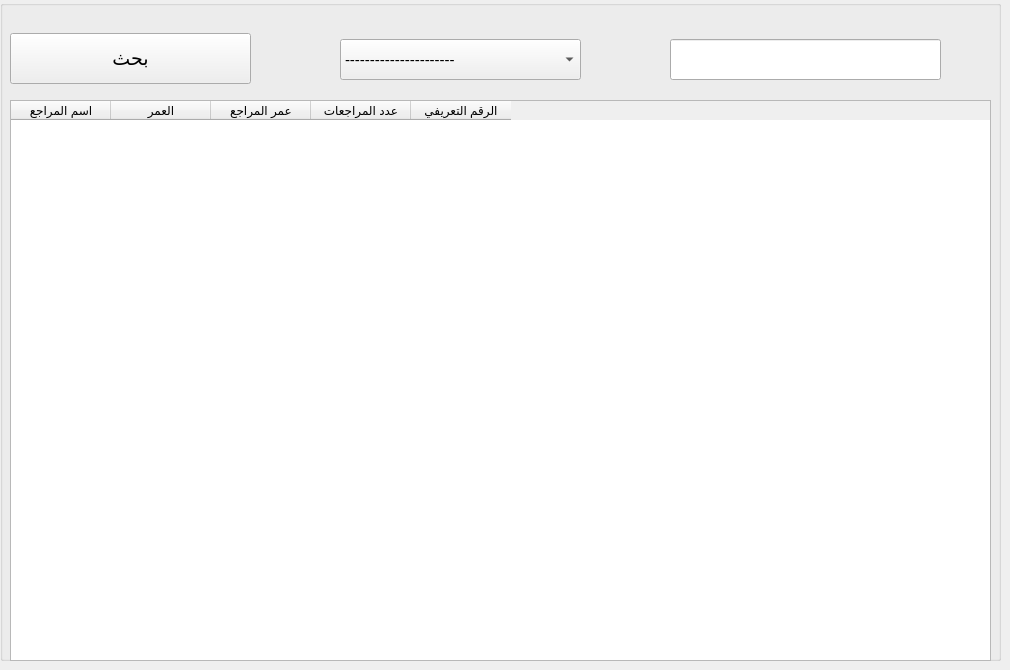
      <widget class="QWidget" name="tab_17">
       <attribute name="title">
        <string>كل المراجعين</string>
       </attribute>
       <widget class="QGroupBox" name="groupBox_5">
        <property name="geometry">
         <rect>
          <x>0</x>
          <y>0</y>
          <width>1001</width>
          <height>661</height>
         </rect>
        </property>
        <property name="title">
         <string/>
        </property>
        <widget class="QLineEdit" name="lineEdit_9">
         <property name="geometry">
          <rect>
           <x>670</x>
           <y>39</y>
           <width>271</width>
           <height>41</height>
          </rect>
         </property>
         <property name="font">
          <font>
           <pointsize>13</pointsize>
          </font>
         </property>
         <property name="placeholderText">
          <string/>
         </property>
        </widget>
        <widget class="QComboBox" name="comboBox_5">
         <property name="geometry">
          <rect>
           <x>340</x>
           <y>39</y>
           <width>241</width>
           <height>41</height>
          </rect>
         </property>
         <property name="font">
          <font>
           <pointsize>11</pointsize>
          </font>
         </property>
         <item>
          <property name="text">
           <string>----------------------</string>
          </property>
         </item>
        </widget>
        <widget class="QPushButton" name="pushButton_12">
         <property name="geometry">
          <rect>
           <x>10</x>
           <y>33</y>
           <width>241</width>
           <height>51</height>
          </rect>
         </property>
         <property name="font">
          <font>
           <family>Segoe UI</family>
           <pointsize>14</pointsize>
          </font>
         </property>
         <property name="text">
          <string>بحث</string>
         </property>
        </widget>
        <widget class="QTableWidget" name="tableWidget_2">
         <property name="geometry">
          <rect>
           <x>10</x>
           <y>100</y>
           <width>981</width>
           <height>561</height>
          </rect>
         </property>
         <property name="font">
          <font>
           <pointsize>9</pointsize>
          </font>
         </property>
         <column>
          <property name="text">
           <string>اسم المراجع</string>
          </property>
         </column>
         <column>
          <property name="text">
           <string>العمر</string>
          </property>
         </column>
         <column>
          <property name="text">
           <string>عمر المراجع</string>
          </property>
         </column>
         <column>
          <property name="text">
           <string>عدد المراجعات</string>
          </property>
         </column>
         <column>
          <property name="text">
           <string>الرقم التعريفي</string>
          </property>
         </column>
        </widget>
       </widget>
      </widget>
